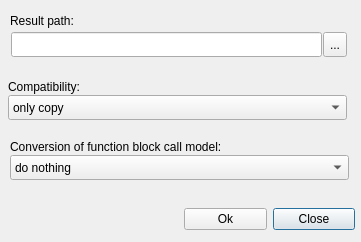
<?xml version="1.0" encoding="UTF-8"?>
<ui version="4.0">
 <class>BatchDialog</class>
 <widget class="QDialog" name="BatchDialog">
  <property name="windowModality">
   <enum>Qt::ApplicationModal</enum>
  </property>
  <property name="geometry">
   <rect>
    <x>0</x>
    <y>0</y>
    <width>361</width>
    <height>242</height>
   </rect>
  </property>
  <property name="sizePolicy">
   <sizepolicy hsizetype="Fixed" vsizetype="Fixed">
    <horstretch>0</horstretch>
    <verstretch>0</verstretch>
   </sizepolicy>
  </property>
  <property name="minimumSize">
   <size>
    <width>361</width>
    <height>242</height>
   </size>
  </property>
  <property name="maximumSize">
   <size>
    <width>361</width>
    <height>242</height>
   </size>
  </property>
  <property name="windowTitle">
   <string>Batch Dialog</string>
  </property>
  <widget class="QWidget" name="layoutWidget">
   <property name="geometry">
    <rect>
     <x>184</x>
     <y>203</y>
     <width>171</width>
     <height>32</height>
    </rect>
   </property>
   <layout class="QHBoxLayout" name="BD_HBoxLayout_okcancel">
    <property name="spacing">
     <number>6</number>
    </property>
    <item>
     <widget class="QPushButton" name="BD_pushButton_ok">
      <property name="minimumSize">
       <size>
        <width>0</width>
        <height>0</height>
       </size>
      </property>
      <property name="maximumSize">
       <size>
        <width>16777215</width>
        <height>16777215</height>
       </size>
      </property>
      <property name="text">
       <string>Ok</string>
      </property>
     </widget>
    </item>
    <item>
     <widget class="QPushButton" name="BD_pushButton_close">
      <property name="minimumSize">
       <size>
        <width>0</width>
        <height>0</height>
       </size>
      </property>
      <property name="maximumSize">
       <size>
        <width>16777215</width>
        <height>16777215</height>
       </size>
      </property>
      <property name="text">
       <string>Close</string>
      </property>
      <property name="default">
       <bool>true</bool>
      </property>
     </widget>
    </item>
   </layout>
  </widget>
  <widget class="QWidget" name="layoutWidget_2">
   <property name="geometry">
    <rect>
     <x>10</x>
     <y>139</y>
     <width>341</width>
     <height>43</height>
    </rect>
   </property>
   <layout class="QVBoxLayout" name="BD_verticalLayout_conversion">
    <property name="spacing">
     <number>0</number>
    </property>
    <item>
     <widget class="QLabel" name="BD_label_callmodelconversion">
      <property name="sizePolicy">
       <sizepolicy hsizetype="Preferred" vsizetype="Fixed">
        <horstretch>0</horstretch>
        <verstretch>0</verstretch>
       </sizepolicy>
      </property>
      <property name="text">
       <string>Conversion of function block call model:</string>
      </property>
     </widget>
    </item>
    <item>
     <widget class="QComboBox" name="BD_comboBox_callmodelconversion">
      <property name="sizePolicy">
       <sizepolicy hsizetype="Fixed" vsizetype="Fixed">
        <horstretch>0</horstretch>
        <verstretch>0</verstretch>
       </sizepolicy>
      </property>
      <property name="minimumSize">
       <size>
        <width>339</width>
        <height>25</height>
       </size>
      </property>
      <property name="maximumSize">
       <size>
        <width>339</width>
        <height>25</height>
       </size>
      </property>
      <item>
       <property name="text">
        <string>do nothing</string>
       </property>
      </item>
      <item>
       <property name="text">
        <string>all into selected compatibility call model</string>
       </property>
      </item>
      <item>
       <property name="text">
        <string>outputs into simple IEC call model</string>
       </property>
      </item>
      <item>
       <property name="text">
        <string>all into simple IEC call model</string>
       </property>
      </item>
     </widget>
    </item>
   </layout>
  </widget>
  <widget class="QWidget" name="layoutWidget">
   <property name="geometry">
    <rect>
     <x>8</x>
     <y>79</y>
     <width>341</width>
     <height>43</height>
    </rect>
   </property>
   <layout class="QVBoxLayout" name="BD_verticalLayout_compatibility">
    <property name="spacing">
     <number>0</number>
    </property>
    <item>
     <widget class="QLabel" name="BD_label_compatibility">
      <property name="sizePolicy">
       <sizepolicy hsizetype="Preferred" vsizetype="Fixed">
        <horstretch>0</horstretch>
        <verstretch>0</verstretch>
       </sizepolicy>
      </property>
      <property name="text">
       <string>Compatibility:</string>
      </property>
     </widget>
    </item>
    <item>
     <widget class="QComboBox" name="BD_comboBox_compatibility">
      <property name="sizePolicy">
       <sizepolicy hsizetype="Fixed" vsizetype="Fixed">
        <horstretch>0</horstretch>
        <verstretch>0</verstretch>
       </sizepolicy>
      </property>
      <property name="minimumSize">
       <size>
        <width>339</width>
        <height>25</height>
       </size>
      </property>
      <property name="maximumSize">
       <size>
        <width>339</width>
        <height>25</height>
       </size>
      </property>
      <item>
       <property name="text">
        <string>only copy</string>
       </property>
      </item>
      <item>
       <property name="text">
        <string>plain POU (.txt)</string>
       </property>
      </item>
      <item>
       <property name="text">
        <string>CoDeSys (.EXP)</string>
       </property>
      </item>
      <item>
       <property name="text">
        <string>MELSOFT (.asc)</string>
       </property>
      </item>
      <item>
       <property name="text">
        <string>MULTIPROG (.IL / .ST - keep language) </string>
       </property>
      </item>
      <item>
       <property name="text">
        <string>OpenPCS (.POE / .ST - keep language)</string>
       </property>
      </item>
      <item>
       <property name="text">
        <string>STEP 7 (.awl / .scl - keep language)</string>
       </property>
      </item>
      <item>
       <property name="text">
        <string>Sucosoft S40 (.poe)</string>
       </property>
      </item>
     </widget>
    </item>
   </layout>
  </widget>
  <widget class="QWidget" name="layoutWidget">
   <property name="geometry">
    <rect>
     <x>10</x>
     <y>10</y>
     <width>340</width>
     <height>51</height>
    </rect>
   </property>
   <layout class="QVBoxLayout" name="BD_verticalLayout_path">
    <property name="spacing">
     <number>0</number>
    </property>
    <item>
     <widget class="QLabel" name="BD_label_path">
      <property name="sizePolicy">
       <sizepolicy hsizetype="Preferred" vsizetype="Fixed">
        <horstretch>0</horstretch>
        <verstretch>0</verstretch>
       </sizepolicy>
      </property>
      <property name="text">
       <string>Result path:</string>
      </property>
     </widget>
    </item>
    <item>
     <layout class="QHBoxLayout" name="horizontalLayout">
      <property name="spacing">
       <number>0</number>
      </property>
      <item>
       <widget class="QLineEdit" name="BD_lineEdit_path">
        <property name="minimumSize">
         <size>
          <width>311</width>
          <height>25</height>
         </size>
        </property>
        <property name="maximumSize">
         <size>
          <width>311</width>
          <height>25</height>
         </size>
        </property>
       </widget>
      </item>
      <item>
       <widget class="QToolButton" name="BD_pushButton_path">
        <property name="minimumSize">
         <size>
          <width>0</width>
          <height>25</height>
         </size>
        </property>
        <property name="maximumSize">
         <size>
          <width>16777215</width>
          <height>25</height>
         </size>
        </property>
        <property name="text">
         <string>...</string>
        </property>
       </widget>
      </item>
     </layout>
    </item>
   </layout>
  </widget>
 </widget>
 <tabstops>
  <tabstop>BD_lineEdit_path</tabstop>
  <tabstop>BD_pushButton_path</tabstop>
  <tabstop>BD_comboBox_compatibility</tabstop>
  <tabstop>BD_comboBox_callmodelconversion</tabstop>
  <tabstop>BD_pushButton_ok</tabstop>
  <tabstop>BD_pushButton_close</tabstop>
 </tabstops>
 <resources/>
 <connections>
  <connection>
   <sender>BD_pushButton_close</sender>
   <signal>clicked()</signal>
   <receiver>BatchDialog</receiver>
   <slot>reject()</slot>
   <hints>
    <hint type="sourcelabel">
     <x>294</x>
     <y>116</y>
    </hint>
    <hint type="destinationlabel">
     <x>173</x>
     <y>66</y>
    </hint>
   </hints>
  </connection>
  <connection>
   <sender>BD_pushButton_ok</sender>
   <signal>clicked()</signal>
   <receiver>BatchDialog</receiver>
   <slot>accept()</slot>
   <hints>
    <hint type="sourcelabel">
     <x>220</x>
     <y>116</y>
    </hint>
    <hint type="destinationlabel">
     <x>173</x>
     <y>66</y>
    </hint>
   </hints>
  </connection>
 </connections>
</ui>
